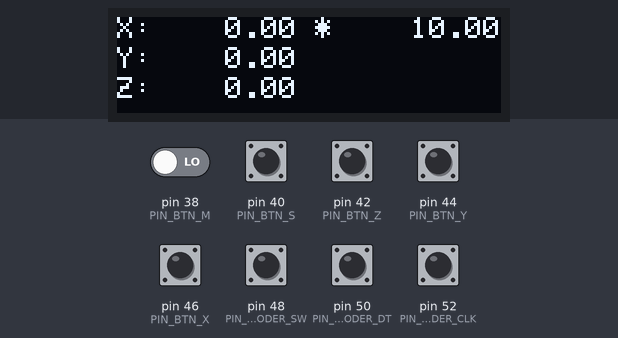
Bench run of a program on a simulated Arduino Mega 2560, built with avr-gcc and run on an emulated ATmega2560. Parts: 128×32 one-colour display. The inputs (shaded band) are chosen by the test bench; at power-on: pin 48 (PIN_ENCODER_SW), pin 50 (PIN_ENCODER_DT), pin 52 (PIN_ENCODER_CLK) HIGH, pin 38 (PIN_BTN_M), pin 40 (PIN_BTN_S), pin 42 (PIN_BTN_Z), pin 44 (PIN_BTN_Y), pin 46 (PIN_BTN_X) LOW. The display library's start-up logo is not drawn; what the program prints to the serial monitor is not drawn.

Above: at 1.3 s.
1.4 s: pin 40 (PIN_BTN_S) pulled HIGH for 0.15 s
At 2.2 s:
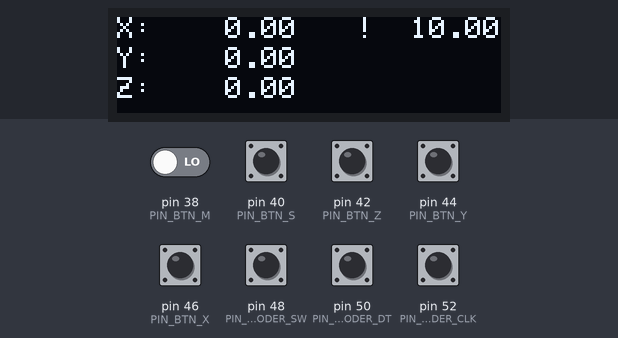
3.0 s: pin 42 (PIN_BTN_Z) pulled HIGH for 0.15 s
At 3.7 s:
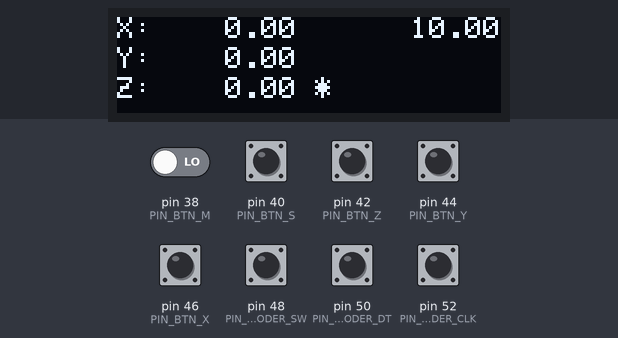
4.6 s: pin 44 (PIN_BTN_Y) pulled HIGH for 0.15 s
At 5.8 s:
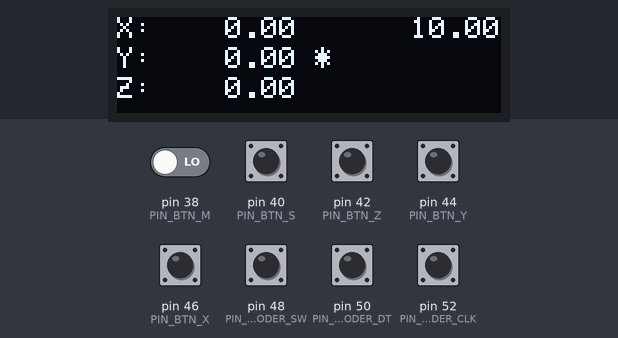
6.2 s: pin 46 (PIN_BTN_X) pulled HIGH for 0.15 s
At 7.4 s:
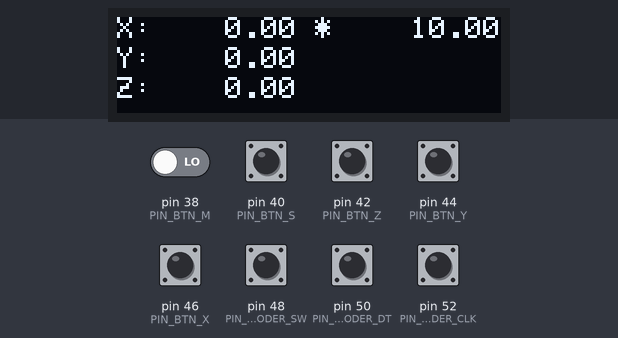
Timing chart, 0 to 9.2 s (numbered marks = the images above; inputs shaded):
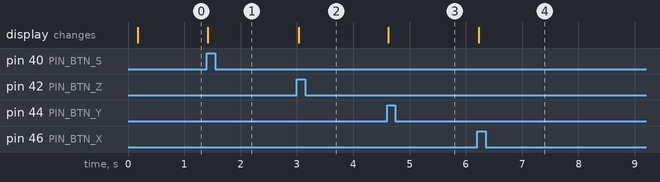

The program:

main.cpp
```cpp
#include <Arduino.h>

#include <actions/move.h>

#include <pins.h>
#include <screen.h>
#include <button.h>
#include <encoder.h>

// init onboard devices
screen_t screen(PIN_SCREEN_RST);
encoder_t enc;

btn_t btn_m(PIN_BTN_M);

#define BTNS_CNT 4
btn_t btns[] = { btn_t(PIN_BTN_X), btn_t(PIN_BTN_Y), btn_t(PIN_BTN_Z), btn_t(PIN_BTN_S) };

#define ACTIONS_CNT 1
action_t* actions[] = {
  new action_move_t()
};
size_t action_current = 0;

int encoder_pos=0;

void setup()
{
  Serial.begin(9600);

  btn_m.setup();

  screen.setup();
  enc.setup(PIN_ENCODER_DT, PIN_ENCODER_CLK, PIN_ENCODER_SW);

  for (size_t ii=0; ii < BTNS_CNT; ++ii)
  {
    btns[ii].setup();
  }

  for (size_t ii=0; ii < ACTIONS_CNT; ++ii)
  {
    actions[ii]->screen = &screen;
    actions[ii]->setup();
  }
}

void loop()
{
  if (btn_m.read())
  {
    Serial.print("Mode change");
    action_current=(action_current+1)%ACTIONS_CNT;
  }

  for (size_t ii=0; ii < BTNS_CNT; ++ii)
  {
    if (btns[ii].read())
    {
      Serial.print("Button clicked: ");
      Serial.println(btns[ii].pin);
      actions[action_current]->btn_clicked(btns[ii].pin);
    }
  }

  enc.read();
  int p = enc.pos();
  if (enc.pos() != encoder_pos)
  {
    Serial.print("Encoder moved: ");
    Serial.println(encoder_pos - p);
    actions[action_current]->encoder_moved(encoder_pos - p);
    encoder_pos = p;
  }

  screen.draw();
}
```

action.h
```cpp
#pragma once

#include <Arduino.h>

struct screen_t;

struct action_t
{
    screen_t* screen;

    virtual void setup() {}

    virtual void btn_clicked(uint8_t pin)=0;
    virtual void encoder_moved(int position)=0;
    virtual void encoder_clicked()=0;
};
```

move.h
```cpp
#pragma once

#include <action.h>

struct action_move_t: public action_t
{
    virtual void btn_clicked(uint8_t pin);
    virtual void encoder_moved(int position);
    virtual void encoder_clicked();
};
```

button.h
```cpp
#pragma once

#include <Arduino.h>

struct btn_t
{
    uint8_t pin;
    uint8_t state;

    inline btn_t(uint8_t p)
        : pin(p)
    {
    }

    inline void setup()
    {
        pinMode(pin, INPUT);
    }

    inline bool read()
    {
        int s = digitalRead(pin);
        bool r = state == LOW && s == HIGH;
        state = s;
        return r;
    }
};
```

encoder.h
```cpp
#pragma once

#include <Arduino.h>

struct encoder_t
{
    void setup(uint8_t dt, uint8_t clk, uint8_t sw)
    {
        _pin_dt = dt;
        _pin_clk = clk;
        _pin_sw = sw;

        _position = 0;
        _pushed = false;

        _last_clk = HIGH;
        _last_dt = HIGH;
        _last_sw = HIGH;

        pinMode(_pin_clk, INPUT_PULLUP);
        pinMode(_pin_dt, INPUT_PULLUP);
        pinMode(_pin_sw, INPUT_PULLUP);
    }

    void read()
    {
        int clk = digitalRead(_pin_clk);
        int dt = digitalRead(_pin_dt);
        int sw = digitalRead(_pin_sw);

        if (_last_clk == LOW && clk == HIGH)
        {
            if (dt == LOW) --_position;
            else ++_position;
        }

        _pushed = (sw == LOW && _last_sw == HIGH);

        _last_sw = sw;
        _last_dt = dt;
        _last_clk = clk;
    }

    int pos() const
    {
        return _position;
    }

    bool pushed() const
    {
        return _pushed;
    }

private:
    uint8_t _pin_dt;
    uint8_t _pin_clk;
    uint8_t _pin_sw;

    int _position;
    bool _pushed;

    int _last_clk;
    int _last_dt;
    int _last_sw;
};
```

screen.h
```cpp
#pragma once

#include <Arduino.h>

#define AXIS_X 0
#define AXIS_Y 1
#define AXIS_Z 2
#define AXIS_S 3

class Adafruit_SSD1306;

struct screen_t
{
    float axis_pos[3];
    float axis_incr;
    size_t axis_cur;

    const char* icon;
    const char* user_text;
    size_t user_text_sz;

    screen_t(uint8_t rst);
    virtual ~screen_t();

    bool setup();
    void draw();

private:
    Adafruit_SSD1306* display;

#define SCREEN_DRAW_BUF_XYZ_SZ 13
    char draw_buf_xyz[SCREEN_DRAW_BUF_XYZ_SZ];

    void draw_text(int x, int y, const char* txt, int sz);
};
```

move.cpp
```cpp
#include <actions/move.h>

#include <pins.h>
#include <screen.h>

void action_move_t::btn_clicked(uint8_t pin)
{
    if (pin == PIN_BTN_X) screen->axis_cur = AXIS_X;
    else if (pin == PIN_BTN_Y) screen->axis_cur = AXIS_Y;
    else if (pin == PIN_BTN_Z) screen->axis_cur = AXIS_Z;
    else if (pin == PIN_BTN_S) screen->axis_cur = AXIS_S;
}

void action_move_t::encoder_moved(int position)
{

}

void action_move_t::encoder_clicked()
{

}
```

screen.cpp
```cpp
#include <screen.h>

#include <stdlib.h>

#include <SPI.h>
#include <Wire.h>

#include <Adafruit_GFX.h>
#include <Adafruit_SSD1306.h>

#define SPLASH_DURATION 100

screen_t::screen_t(uint8_t rst)
    : display{new Adafruit_SSD1306(128, 32, &Wire, rst)}, // 128x32px, RST pin=4,
      axis_pos{0,0,0}, axis_incr{10}, axis_cur{AXIS_X},
      icon(nullptr), user_text(nullptr), user_text_sz(0)
{
}

screen_t::~screen_t()
{
}

bool screen_t::setup()
{
    if (!display->begin(SSD1306_SWITCHCAPVCC, 0x3C))
    {
        return false;
    }

    display->display();
    delay(SPLASH_DURATION);
    display->clearDisplay();
    display->display();

    return true;
}

void screen_t::draw()
{
    display->clearDisplay();
    for (size_t ai=0; ai<3; ++ai)
    {
        memset(draw_buf_xyz, 0, SCREEN_DRAW_BUF_XYZ_SZ);
        draw_buf_xyz[0] = 'X'+ai;
        draw_buf_xyz[1] = ':';
        draw_buf_xyz[2] = ' ';
        dtostrf(axis_pos[ai], 7, 2, draw_buf_xyz+3);
        if (ai==axis_cur)
        {
            draw_buf_xyz[10]=' ';
            draw_buf_xyz[11]='*';
        }
        draw_text(0,ai*10,draw_buf_xyz,strlen(draw_buf_xyz));
    }

    memset(draw_buf_xyz, 0, SCREEN_DRAW_BUF_XYZ_SZ);
    draw_buf_xyz[0] = (axis_cur == AXIS_S ? '!' : ' ');

    dtostrf(axis_incr, 7, 2, draw_buf_xyz+1);
    draw_text(80,0,draw_buf_xyz,strlen(draw_buf_xyz));

    // TODO: icon
    // TODO: user_text

    display->display();
}

void screen_t::draw_text(int x, int y, const char* txt, int sz)
{
    display->setTextSize(1);              // Normal 1:1 pixel scale
    display->setTextColor(SSD1306_WHITE); // Draw white text
    display->setCursor(x, y);             // Start at top-left corner
    display->cp437(true);                 // Use full 256 char 'Code Page 437' font

    for (int ii=0; ii < sz; ++ii)
    {
        display->write(txt[ii]);
    }
}
```

pins.h
```cpp
#pragma once

#define PIN_BTN_X 46
#define PIN_BTN_Y 44
#define PIN_BTN_Z 42
#define PIN_BTN_S 40

#define PIN_BTN_M 38

#define PIN_SCREEN_RST 4

#define PIN_ENCODER_CLK 52
#define PIN_ENCODER_DT 50
#define PIN_ENCODER_SW 48
```

Measured:
- after the input at 1.4 s, the display: changes at once (image 1)
- after the input at 3.0 s, the display: changes at once (image 2)
- after the input at 4.6 s, the display: changes at once (image 3)
- after the input at 6.2 s, the display: changes at once (image 4)
